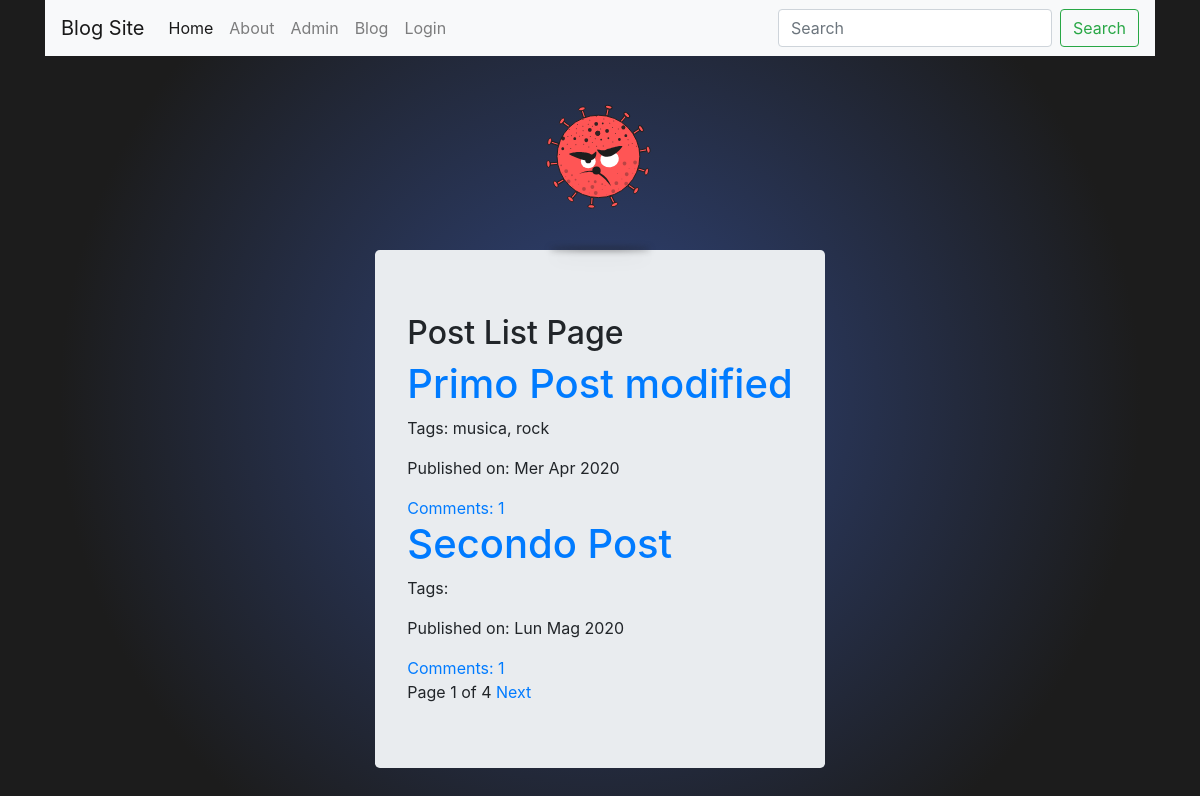
Screenshot of /blog/post/list with the database file from the repository.
### blog_app/models.py (models this page shows, shortened)
class Post(models.Model):
    author = models.ForeignKey('auth.User', on_delete=models.DO_NOTHING)
    title = models.CharField(max_length=200)
    text = models.TextField()
    create_date = models.DateTimeField(default=timezone.now)
    publish_date = models.DateTimeField(blank=True, null=True)
    tags = TaggableManager()
    def approve_comments(self):
        return self.comments.filter(approved_comments=True)

### blog_app/views.py (the view)
# urls.py: path('post/list',views.PostListView.as_view(),name='post_list'),
class PostListView(ListView):
    model = Post
    paginate_by = 2
    def get_queryset(self):
        qs = super().get_queryset()
        return qs

### blog_app/templates/blog_app/post_list.html
{% extends 'blog_app/base.html' %} {% block title%} Post List Page {% endblock%} {% block bodyblock%}
<div class="shadow"></div>
<div class='jumbotron'>
    <h2>Post List Page</h2>
    {% include 'messages.html' %} {% for post in post_list%}
    <div class='post'>
        <h1>
            <a href="{%url 'blog_app:post_detail' pk=post.pk %}">{{post.title}}</a>
        </h1>
        <p>Tags: {{post.tags.all|join:", "}}</p>
        <div class="date">
            <p>Published on: {{post.publish_date | date:"D M Y"}}</p>
        </div>
        <a href="{% url 'blog_app:post_detail' pk=post.pk %}">Comments: {{ post.approve_comments.count }}</a>
    </div>{%endfor%} {% include "pagination.html" with page=page_obj %}
</div>{%endblock%}

### blog_app/static/css/dashboard.css (style rules this page uses)
html, body { margin: 0px; padding: 0px; width: 100vw; height: 100vh; }
body { display: flex; flex-direction: column; justify-content: center; align-items: center; background: #080e1e; background: radial-gradient(circle, rgb(65, 102, 202) -60%, rgba(0, 0, 0, 0.8901960784313725) 75%); background: -webkit-radial-gradient(circle, rgb(65, 102, 202) -60%, rgba(0, 0, 0, 0.8901960784313725) 75%); background: -moz-radial-gradient(circle, rgb(65, 102, 202) -60%, rgba(0, 0, 0, 0.8901960784313725) 75%); background: -o-radial-gradient(circle, rgb(65, 102, 202) -60%, rgba(0, 0, 0, 0.8901960784313725) 75%); }
.shadow { width: 100px; height: 10px; background: #1c1c1c; border-radius: 70%; opacity: 1; filter: blur(3px); animation-name: animate-shadow; animation-duration: 1s; animation-direction: alternate; animation-iteration-count: infinite; animation-timing-function: ease-in-out; }

### rows the page displays
Post: title "Primo Post modified", tags.all "musica, rock", publish_date "Mer Apr 2020", approve_comments.count "1"
Post: title "Secondo Post", publish_date "Lun Mag 2020", approve_comments.count "1"

### other values shown
{{ page.number }} "1"
{{ page.paginator.num_pages }} "4"
